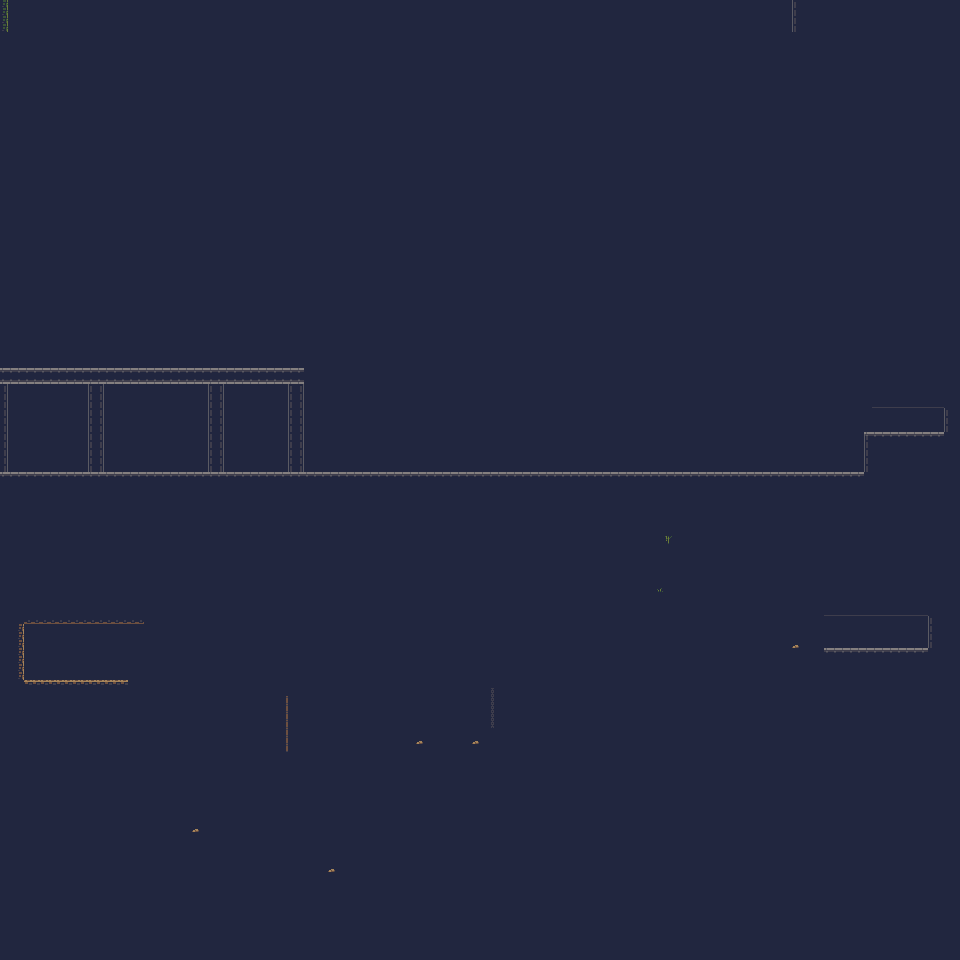

The image is a tile-based game level rendered from a .tmx file. Its description and source (layers, tilesets, objects; grid data summarised) follow:
An orthogonal 120x120 tile map with 8x8 px tiles, 2 tile layers (background, foreground), 3 tilesets and 28 objects (slime, baddie, wizard, doubleJump, wallJump, ...).

<map version="1.2" tiledversion="1.2.4" orientation="orthogonal" renderorder="right-down" width="120" height="120" tilewidth="8" tileheight="8" infinite="0" nextlayerid="11" nextobjectid="182">
 <tileset firstgid="1" source="cavesofgallet_tiles.tsx" />
 <tileset firstgid="97" source="lightsource.tsx" />
 <tileset firstgid="98" source="cavesofgallet_tiles_transparent.tsx" />
 <layer id="1" name="background" width="120" height="120">
  <data>[14400 cells, 14400 non-empty, 5 distinct tile ids]</data>
 </layer>
 <objectgroup id="2" name="lights" locked="1">
  <object id="94" gid="97" x="872" y="736" width="256" height="160" />
  <object id="103" gid="97" x="888" y="488" width="256" height="160" />
  <object id="151" gid="97" x="-152" y="760" width="256" height="160" />
 </objectgroup>
 <layer id="3" name="foreground" width="120" height="120">
  <data>[14400 cells, 936 non-empty, 12 distinct tile ids]</data>
 </layer>
 <objectgroup color="#bc0000" id="4" name="enemies">
  <object id="73" name="slime" x="65" y="447" />
  <object id="76" name="baddie" x="258.667" y="429.333" />
  <object id="105" name="wizard" x="168" y="442" />
 </objectgroup>
 <objectgroup id="5" name="platforms">
  <object id="118" x="0" y="944" width="960" height="16" />
  <object id="168" x="-18" y="470" width="991" height="57" />
  <object id="174" x="1" y="368" width="9.5" height="101.5" />
  <object id="175" x="10.5" y="368" width="296.833" height="15.5" />
  <object id="176" x="88.5" y="376.5" width="17" height="93" />
  <object id="177" x="209" y="375.5" width="16" height="97" />
  <object id="178" x="288" y="376" width="18.5" height="97" />
  <object id="180" x="864.75" y="432.5" width="79.5" height="8" />
  <object id="181" x="864.5" y="433" width="4" height="42.5" />
 </objectgroup>
 <objectgroup id="6" name="NOTES">
  <object id="100" x="824" y="656" width="104" height="18.8438">
   <text wrap="1">to caves2 -&gt;</text>
  </object>
  <object id="102" x="808" y="384" width="128" height="18.8438">
   <text wrap="1">to caves 2 -&gt;</text>
  </object>
  <object id="108" x="800" y="432" width="89.5469" height="18.8438">
   <text wrap="1">need DJ</text>
  </object>
  <object id="109" x="584" y="600" width="89.5469" height="18.8438">
   <text wrap="1">need WJ</text>
  </object>
  <object id="127" x="96" y="640" width="89.5469" height="18.8438">
   <text wrap="1">need DJ</text>
  </object>
  <object id="179" x="103.812" y="363.833" width="92.375" height="19">
   <text wrap="1">Enemies</text>
  </object>
 </objectgroup>
 <objectgroup color="#03c700" id="7" name="powerups">
  <object id="80" name="doubleJump" x="352.453" y="440.479" />
  <object id="81" name="wallJump" x="478.042" y="445" />
 </objectgroup>
 <objectgroup color="#0000ff" id="8" name="spawn">
  <object id="158" name="caves2" x="912" y="414.667" />
  <object id="159" name="start" x="150.417" y="339.084" />
  <object id="160" name="top" x="719" y="441.667" />
 </objectgroup>
 <objectgroup color="#be00ffff" id="9" name="triggers">
  <object id="156" name="To Caves2" type="map-change" x="930" y="403.273" width="16.3635" height="37.6364">
   <properties>
    <property name="action" value="caves2" />
    <property name="type" value="change-scene" />
   </properties>
  </object>
 </objectgroup>
 <objectgroup id="10" name="interactables">
  <object id="161" name="top" type="checkpoint" x="690.958" y="423.583" width="55.25" height="40.75">
   <properties>
    <property name="data" value="top" />
    <property name="event" value="checkpoint" />
    <property name="text" value="Press 'z' to save " />
   </properties>
  </object>
 </objectgroup>
</map>
